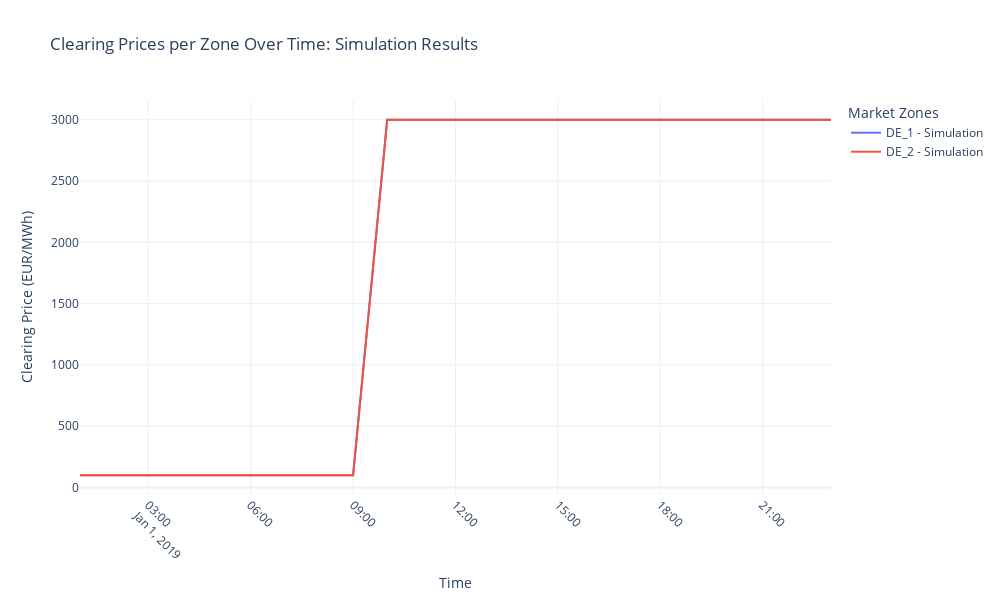

Notebook code cell kept with this figure:
### Markdown cell above
**Compare the Results**

Next, we use the same code from the market zone tutorial to generate a Plotly graph displaying market clearing prices over time for each zone.

### Code cell
# Import Plotly for creating interactive visualizations
import plotly.graph_objects as go

# Define the path to the simulation output directory
output_dir = "outputs/tutorial_08_zonal_case"
market_meta_path = os.path.join(output_dir, "market_meta.csv")

# Load the market metadata from the CSV file
market_meta = pd.read_csv(market_meta_path, index_col="time", parse_dates=True)
market_meta = market_meta.drop(
    columns=market_meta.columns[0]
)  # Drop the first unnamed column

# Extract unique zones from the "node" column
zones = market_meta["node"].unique()

# Initialize an empty DataFrame to store clearing prices for each zone
clearing_prices_df = pd.DataFrame()

# Populate the DataFrame with clearing prices for each zone
for zone in zones:
    zone_data = market_meta[market_meta["node"] == zone][["price"]]
    zone_data = zone_data.rename(columns={"price": f"{zone}_price"})
    clearing_prices_df = (
        pd.merge(
            clearing_prices_df,
            zone_data,
            left_index=True,
            right_index=True,
            how="outer",
        )
        if not clearing_prices_df.empty
        else zone_data
    )

# Sort the DataFrame by time
clearing_prices_df = clearing_prices_df.sort_index()

# Initialize the Plotly figure
fig = go.Figure()

# Plot clearing prices for each zone
for zone in zones:
    fig.add_trace(
        go.Scatter(
            x=clearing_prices_df.index,
            y=clearing_prices_df[f"{zone}_price"],
            mode="lines",
            name=f"{zone} - Simulation",
            line=dict(width=2),
        )
    )

# Customize the layout for better aesthetics and interaction
fig.update_layout(
    title="Clearing Prices per Zone Over Time: Simulation Results",
    xaxis_title="Time",
    yaxis_title="Clearing Price (EUR/MWh)",
    legend_title="Market Zones",
    xaxis=dict(
        tickangle=45,  # Rotate x-axis labels for readability
        type="date",  # Ensure x-axis is treated as dates
    ),
    hovermode="x unified",  # Unified hover to compare values across zones at the same time
    template="plotly_white",  # Use a clean white background
    width=1000,
    height=600,
)

# Display the interactive plot
fig.show()

### Figure 1 — Plotly figure (JSON) as saved in the notebook; plotly's stock layout.template omitted (floating-point values rounded to 4 significant figures)
{"data": [{"line": {"width": 2}, "mode": "lines", "name": "DE_1 - Simulation", "type": "scatter", "x": ["2019-01-01T01:00:00", "2019-01-01T02:00:00", "2019-01-01T03:00:00", "2019-01-01T04:00:00", "2019-01-01T05:00:00", "2019-01-01T06:00:00", "2019-01-01T07:00:00", "2019-01-01T08:00:00", "2019-01-01T09:00:00", "2019-01-01T10:00:00", "2019-01-01T11:00:00", "2019-01-01T12:00:00", "2019-01-01T13:00:00", "2019-01-01T14:00:00", "2019-01-01T15:00:00", "2019-01-01T16:00:00", "2019-01-01T17:00:00", "2019-01-01T18:00:00", "2019-01-01T19:00:00", "2019-01-01T20:00:00", "2019-01-01T21:00:00", "2019-01-01T22:00:00", "2019-01-01T23:00:00"], "y": [99.13, 99.14, 99.14, 99.14, 99.14, 99.14, 99.15, 99.15, 99.15, 3000, 3000, 3000, 3000, 3000, 3000, 3000, 3000, 3000, 3000, 3000, 3000, 3000, 3000]}, {"line": {"width": 2}, "mode": "lines", "name": "DE_2 - Simulation", "type": "scatter", "x": ["2019-01-01T01:00:00", "2019-01-01T02:00:00", "2019-01-01T03:00:00", "2019-01-01T04:00:00", "2019-01-01T05:00:00", "2019-01-01T06:00:00", "2019-01-01T07:00:00", "2019-01-01T08:00:00", "2019-01-01T09:00:00", "2019-01-01T10:00:00", "2019-01-01T11:00:00", "2019-01-01T12:00:00", "2019-01-01T13:00:00", "2019-01-01T14:00:00", "2019-01-01T15:00:00", "2019-01-01T16:00:00", "2019-01-01T17:00:00", "2019-01-01T18:00:00", "2019-01-01T19:00:00", "2019-01-01T20:00:00", "2019-01-01T21:00:00", "2019-01-01T22:00:00", "2019-01-01T23:00:00"], "y": [99.13, 99.14, 99.14, 99.14, 99.14, 99.14, 99.15, 99.15, 99.15, 3000, 3000, 3000, 3000, 3000, 3000, 3000, 3000, 3000, 3000, 3000, 3000, 3000, 3000]}], "layout": {"height": 600, "hovermode": "x unified", "legend": {"title": {"text": "Market Zones"}}, "title": {"text": "Clearing Prices per Zone Over Time: Simulation Results"}, "width": 1000, "xaxis": {"tickangle": 45, "title": {"text": "Time"}, "type": "date"}, "yaxis": {"title": {"text": "Clearing Price (EUR/MWh)"}}}}
